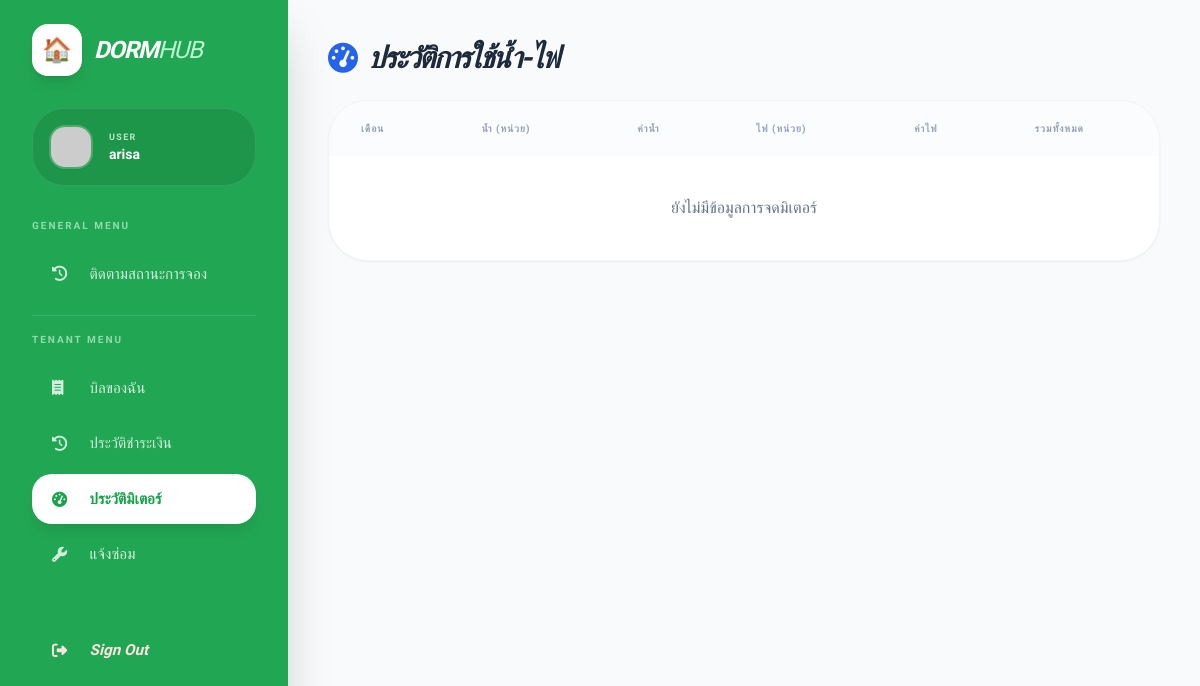
/users/meter_records.php (signed in), run on an earlier commit of the app's database.
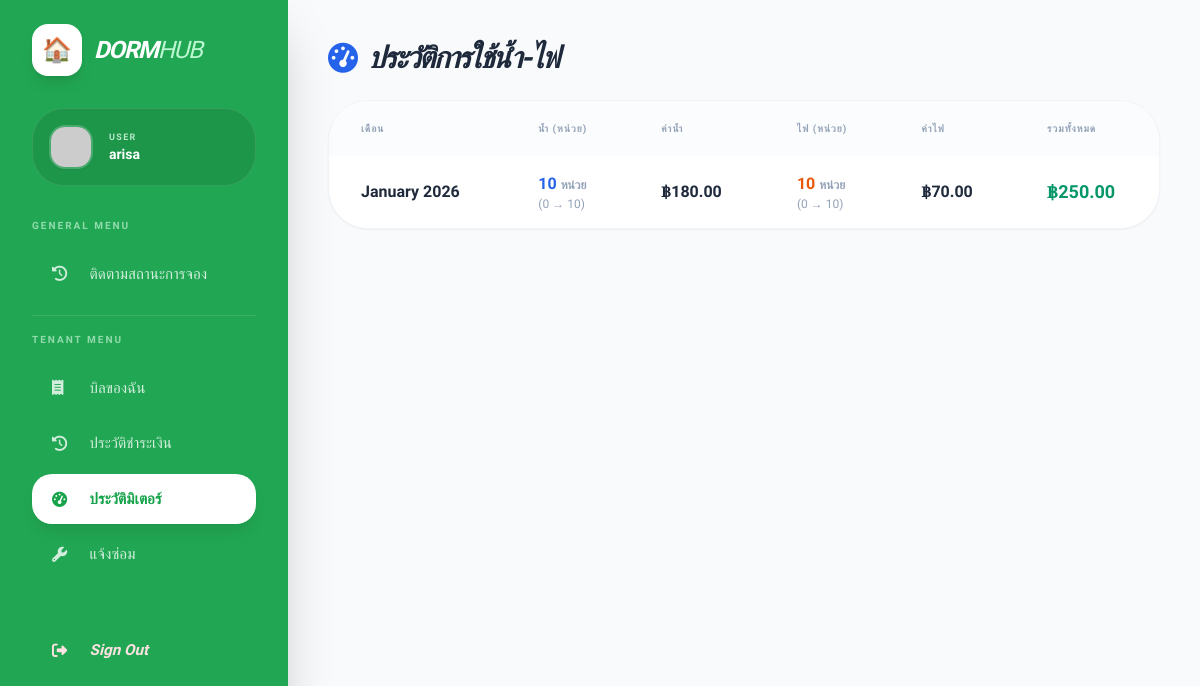
And on a later commit of the database.
### tables this page shows
CREATE TABLE `users` (
  `user_id` int(11) NOT NULL,
  `username` varchar(50) DEFAULT NULL,
  `password` varchar(255) DEFAULT NULL,
  `fullname` varchar(100) DEFAULT NULL,
  `phone` varchar(15) DEFAULT NULL,
  `email` varchar(100) DEFAULT NULL,
  `room_id` int(11) DEFAULT NULL,
  `role` enum('admin','user','viewer') DEFAULT 'viewer',
  `line_user_id` varchar(100) DEFAULT NULL,
  `line_display_name` varchar(100) DEFAULT NULL,
  `line_picture_url` varchar(255) DEFAULT NULL,
  `created_at` datetime DEFAULT current_timestamp()
);

CREATE TABLE `meters` (
  `meter_id` int(11) NOT NULL,
  `room_id` int(11) NOT NULL,
  `base_rent_at_time` decimal(10,2) DEFAULT 0.00,
  `billing_month` varchar(7) NOT NULL,
  `prev_water_meter` int(11) DEFAULT 0,
  `curr_water_meter` int(11) DEFAULT 0,
  `prev_electric_meter` int(11) DEFAULT 0,
  `curr_electric_meter` int(11) DEFAULT 0,
  `water_total` decimal(10,2) DEFAULT 0.00,
  `water_rate_at_time` decimal(10,2) DEFAULT 0.00,
  `electric_total` decimal(10,2) DEFAULT 0.00,
  `electric_rate_at_time` decimal(10,2) DEFAULT 0.00,
  `total_amount` decimal(10,2) DEFAULT 0.00,
  `created_at` datetime DEFAULT current_timestamp()
);

### users/meter_records.php (the view, shortened to what this page needs)
<?php
require_once __DIR__ . '/../config/db_connect.php';
$user_id = $_SESSION['user_id'];
try {
    $stmt = $pdo->prepare("
        SELECT m.*, r.room_number
        FROM meters m
        JOIN rooms r ON m.room_id = r.room_id
        JOIN users u ON r.room_id = u.room_id
        WHERE u.user_id = ?
        ORDER BY m.billing_month DESC
    ");
    $stmt->execute([$user_id]);
    $meter_records = $stmt->fetchAll(PDO::FETCH_ASSOC);
} catch (PDOException $e) {
    die("Error fetching meter records: " . $e->getMessage());
}
$page_title = "ประวัติการใช้น้ำ-ไฟ";
?>
<!DOCTYPE html>
<html lang="th">
<head>
    <script src="https://cdn.tailwindcss.com"></script>
    <link href="https://cdnjs.cloudflare.com/ajax/libs/font-awesome/6.4.0/css/all.min.css" rel="stylesheet">
</head>
<body class="bg-slate-50 min-h-screen">
    <?php include __DIR__ . '/../sidebar.php'; ?>
    <main class="lg:ml-72 min-h-screen p-6 md:p-10 transition-all">
        <h1 class="text-3xl font-black text-slate-800 italic uppercase tracking-tighter mb-6 flex items-center gap-3">
            <i class="fa-solid fa-gauge-high text-blue-600"></i> <?= htmlspecialchars($page_title) ?>
        </h1>
        <div class="bg-white rounded-[2.5rem] shadow-sm border border-slate-100 overflow-hidden">
            <div class="overflow-x-auto">
                <table class="w-full text-left">
                    <thead class="bg-slate-50/50">
                        <tr>
                            <th class="px-8 py-5 text-[10px] font-black uppercase tracking-widest text-slate-400">เดือน</th>
                            <th class="px-8 py-5 text-[10px] font-black uppercase tracking-widest text-slate-400">น้ำ (หน่วย)</th>
                            <th class="px-8 py-5 text-[10px] font-black uppercase tracking-widest text-slate-400">ค่าน้ำ</th>
                            <th class="px-8 py-5 text-[10px] font-black uppercase tracking-widest text-slate-400">ไฟ (หน่วย)</th>
                            <th class="px-8 py-5 text-[10px] font-black uppercase tracking-widest text-slate-400">ค่าไฟ</th>
                            <th class="px-8 py-5 text-[10px] font-black uppercase tracking-widest text-slate-400">รวมทั้งหมด</th>
                        </tr>
                    </thead>
                    <tbody class="divide-y divide-slate-50">
                        <?php if (count($meter_records) > 0): ?>
                            <?php foreach ($meter_records as $record): ?>
                                <tr class="hover:bg-slate-50/80 transition-all">
                                    <td class="px-8 py-4">
                                        <p class="font-bold text-slate-800"><?= date('F Y', strtotime($record['billing_month'])) ?></p>
                                    </td>
                                    <td class="px-8 py-4">
                                        <p class="text-blue-600 font-bold"><?= $record['curr_water_meter'] - $record['prev_water_meter'] ?> <span class="text-xs text-slate-400">หน่วย</span></p>
                                        <p class="text-xs text-slate-400">(<?= $record['prev_water_meter'] ?> → <?= $record['curr_water_meter'] ?>)</p>
                                    </td>
                                    <td class="px-8 py-4">
                                        <p class="font-bold text-slate-800">฿<?= number_format($record['water_total'], 2) ?></p>
                                    </td>
                                    <td class="px-8 py-4">
                                        <p class="text-orange-600 font-bold"><?= $record['curr_electric_meter'] - $record['prev_electric_meter'] ?> <span class="text-xs text-slate-400">หน่วย</span></p>
                                        <p class="text-xs text-slate-400">(<?= $record['prev_electric_meter'] ?> → <?= $record['curr_electric_meter'] ?>)</p>
                                    </td>
                                    <td class="px-8 py-4">
                                        <p class="font-bold text-slate-800">฿<?= number_format($record['electric_total'], 2) ?></p>
                                    </td>
                                    <td class="px-8 py-4">
                                        <p class="font-black text-emerald-600 text-lg">฿<?= number_format($record['total_amount'], 2) ?></p>
                                    </td>
                                </tr>
                            <?php endforeach; ?>
                        <?php else: ?>
                            <tr>
                                <td colspan="6" class="px-8 py-10 text-center text-slate-500 font-medium">
                                    ยังไม่มีข้อมูลการจดมิเตอร์
                                </td>
                            </tr>
                        <?php endif; ?>
                    </tbody>
                </table>
            </div>
        </div>
    </main>
</body>
</html>

### sidebar.php (shortened to what this page needs)
<?php
require_once __DIR__ . '/config/db_connect.php';
$sb_user = null;
$is_logged_in = isset($_SESSION['user_id']);
if ($is_logged_in) {
    $stmt_sb = $pdo->prepare("SELECT * FROM users WHERE user_id = ?");
    $stmt_sb->execute([$_SESSION['user_id']]);
    $sb_user = $stmt_sb->fetch(PDO::FETCH_ASSOC);
}
$sb_role      = $sb_user['role'] ?? ($_SESSION['role'] ?? 'guest');
$sb_fullname  = $sb_user['fullname'] ?? ($_SESSION['fullname'] ?? 'Guest');
$sb_profile   = $sb_user['line_picture_url'] ?? ($_SESSION['picture'] ?? null);
$current_page = basename($_SERVER['PHP_SELF']);
?>
<link rel="stylesheet" href="https://cdnjs.cloudflare.com/ajax/libs/font-awesome/6.4.0/css/all.min.css">
<aside id="sidebar" class="fixed top-0 left-0 h-screen w-72 sidebar-blur text-white z-[70] p-6 flex flex-col closed lg:translate-x-0 shadow-2xl">
    <div class="mb-8 flex items-center gap-3 px-2">
        <div class="bg-white p-2.5 rounded-2xl shadow-lg text-2xl">🏠</div>
        <h1 class="text-2xl font-black tracking-tighter uppercase italic">DORM<span class="font-light text-green-200 uppercase">hub</span></h1>
    </div>
    <div class="mb-6 px-2">
        <?php if ($is_logged_in): ?>
            <div class="bg-black/10 p-4 rounded-[2rem] border border-white/10 flex items-center gap-4">
                <img src="<?= $sb_profile ?: 'https://ui-avatars.com/api/?background=ffffff&color=16a34a&name='.urlencode($sb_fullname) ?>"
                     class="w-11 h-11 rounded-2xl object-cover border-2 border-white/20 shadow-sm">
                <div class="overflow-hidden">
                    <p class="text-[9px] text-green-100 font-black uppercase tracking-[0.15em] opacity-80 mb-0.5"><?= htmlspecialchars($sb_role) ?></p>
                    <p class="font-bold truncate text-sm leading-tight"><?= htmlspecialchars($sb_fullname) ?></p>
                </div>
            </div>
        <?php else: ?>
            <a href="<?= BASE_URL ?>login.php" class="nav-link bg-white !text-green-600 font-black justify-center shadow-xl italic uppercase">
                <i class="fa-solid fa-right-to-bracket"></i> Login
            </a>
        <?php endif; ?>
    </div>
    <nav class="flex-1 px-2 overflow-y-auto">
        <?php if ($sb_role === 'admin'): ?>
            <p class="text-[10px] text-green-100 font-black uppercase tracking-[0.2em] mb-4 mt-2 opacity-60">Admin Management</p>
            <a href="<?= BASE_URL ?>admin/admin_dashboard.php" class="nav-link <?= ($current_page == 'admin_dashboard.php') ? 'active' : '' ?>">
                <i class="fa-solid fa-chart-pie w-6"></i> <span>Dashboard</span>
            </a>
            <a href="<?= BASE_URL ?>admin/manage_rooms.php" class="nav-link <?= ($current_page == 'manage_rooms.php') ? 'active' : '' ?>">
                <i class="fa-solid fa-door-open w-6"></i> <span>จัดการห้องพัก</span>
            </a>
            <a href="<?= BASE_URL ?>admin/manage_tenants.php" class="nav-link <?= ($current_page == 'manage_tenants.php') ? 'active' : '' ?>">
                <i class="fa-solid fa-users-gear w-6"></i> <span>จัดการผู้เช่า</span>
            </a>
            <a href="<?= BASE_URL ?>admin/manage_bookings.php" class="nav-link <?= ($current_page == 'manage_bookings.php') ? 'active' : '' ?>">
                <i class="fa-solid fa-check-to-slot w-6"></i> <span>อนุมัติการจอง</span>
            </a>
            <a href="<?= BASE_URL ?>admin/meter_records.php" class="nav-link <?= ($current_page == 'meter_records.php') ? 'active' : '' ?>">
                <i class="fa-solid fa-gauge-high w-6"></i> <span>จดมิเตอร์</span>
            </a>
            <a href="<?= BASE_URL ?>admin/manage_bills.php" class="nav-link <?= ($current_page == 'manage_bills.php') ? 'active' : '' ?>">
                <i class="fa-solid fa-file-invoice-dollar w-6"></i> <span>จัดการบิล</span>
            </a>
            <a href="<?= BASE_URL ?>admin/manage_maintenance.php" class="nav-link <?= ($current_page == 'manage_maintenance.php') ? 'active' : '' ?>">
                <i class="fa-solid fa-wrench w-6"></i> <span>จัดการแจ้งซ่อม</span>
            </a>
            <a href="<?= BASE_URL ?>admin/settings.php" class="nav-link <?= ($current_page == 'settings.php') ? 'active' : '' ?>">
                <i class="fa-solid fa-sliders w-6"></i> <span>ตั้งค่าระบบ</span>
            </a>
        <?php else: ?>
            <p class="text-[10px] text-green-100 font-black uppercase tracking-[0.2em] mb-4 mt-2 opacity-60">General Menu</p>
            <?php if ($is_logged_in): ?>
                <a href="<?= BASE_URL ?>view_booking.php" class="nav-link <?= ($current_page == 'view_booking.php') ? 'active' : '' ?>">
                    <i class="fa-solid fa-clock-rotate-left w-6"></i> <span>ติดตามสถานะการจอง</span>
                </a>
                <?php if ($sb_role === 'user'): ?>
                    <div class="mt-4 pt-4 border-t border-white/10">
                        <p class="text-[10px] text-green-100 font-black uppercase tracking-[0.2em] mb-4 opacity-60">Tenant Menu</p>
                        <a href="<?= BASE_URL ?>users/view_bills.php" class="nav-link <?= ($current_page == 'view_bills.php') ? 'active' : '' ?>">
                            <i class="fa-solid fa-receipt w-6"></i> <span>บิลของฉัน</span>
                        </a>
                        <a href="<?= BASE_URL ?>users/payment_history.php" class="nav-link <?= ($current_page == 'payment_history.php') ? 'active' : '' ?>">
                            <i class="fa-solid fa-clock-rotate-left w-6"></i> <span>ประวัติชำระเงิน</span>
                        </a>
                        <a href="<?= BASE_URL ?>users/meter_records.php" class="nav-link <?= ($current_page == 'meter_records.php') ? 'active' : '' ?>">
                            <i class="fa-solid fa-gauge-high w-6"></i> <span>ประวัติมิเตอร์</span>
                        </a>
                        <a href="<?= BASE_URL ?>users/report_repair.php" class="nav-link <?= ($current_page == 'report_repair.php') ? 'active' : '' ?>">
                            <i class="fa-solid fa-wrench w-6"></i> <span>แจ้งซ่อม</span>
                        </a>
                    </div>
                <?php endif; ?>
            <?php endif; ?>
        <?php endif; ?>
        <?php if ($is_logged_in): ?>
            <div class="mt-auto pt-10">
                <a href="<?= BASE_URL ?>logout.php" class="nav-link !text-red-100 hover:!bg-red-500/20">
                    <i class="fa-solid fa-right-from-bracket w-6"></i> <span class="font-bold italic">Sign Out</span>
                </a>
            </div>
        <?php endif; ?>
    </nav>
</aside>

### users/meter_records.php (style rules this page uses)
body { font-family: 'Anuphan', sans-serif; }

### sidebar.php (style rules this page uses)
body { font-family: 'Anuphan', sans-serif; background-color: #f8fafc; }
.sidebar-blur { backdrop-filter: blur(16px); background-color: rgba(22, 163, 74, 0.95); }
#sidebar { transition: transform 0.3s cubic-bezier(0.4, 0, 0.2, 1); }
.nav-link { transition: all 0.2s; border-radius: 1.25rem; margin-bottom: 0.35rem; color: rgba(255,255,255,0.8); text-decoration: none; display: flex; align-items: center; gap: 0.85rem; padding: 0.85rem 1.25rem; font-size: 0.95rem; }
.nav-link.active { background-color: white !important; color: #16a34a !important; font-weight: 700; box-shadow: 0 10px 15px -3px rgba(0, 0, 0, 0.1); }

What changed in the data, as far as the page shows it:
added meters: billing_month "January 2026", $record['curr_water_meter']-$record['prev_water_meter'] "10", prev_water_meter "0", curr_water_meter "10", water_total "180.00", curr_electric_meter "10", prev_electric_meter "0", electric_total "70.00", total_amount "250.00"
Also different on the page:
text no longer shown: "ยังไม่มีข้อมูลการจดมิเตอร์"
